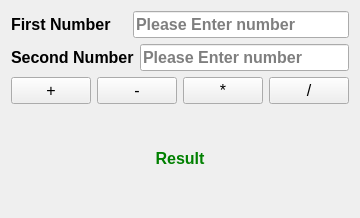
<?xml version="1.0" encoding="UTF-8"?>
<ui version="4.0">
 <class>Form</class>
 <widget class="QWidget" name="Form">
  <property name="geometry">
   <rect>
    <x>0</x>
    <y>0</y>
    <width>355</width>
    <height>218</height>
   </rect>
  </property>
  <property name="windowTitle">
   <string>Form</string>
  </property>
  <layout class="QVBoxLayout" name="verticalLayout">
   <item>
    <layout class="QHBoxLayout" name="horizontalLayout">
     <item>
      <widget class="QLabel" name="label">
       <property name="font">
        <font>
         <pointsize>12</pointsize>
         <bold>true</bold>
        </font>
       </property>
       <property name="text">
        <string>First Number</string>
       </property>
      </widget>
     </item>
     <item>
      <spacer name="horizontalSpacer">
       <property name="orientation">
        <enum>Qt::Horizontal</enum>
       </property>
       <property name="sizeType">
        <enum>QSizePolicy::Fixed</enum>
       </property>
       <property name="sizeHint" stdset="0">
        <size>
         <width>16</width>
         <height>10</height>
        </size>
       </property>
      </spacer>
     </item>
     <item>
      <widget class="QLineEdit" name="lineEdit_first">
       <property name="font">
        <font>
         <pointsize>12</pointsize>
         <bold>true</bold>
        </font>
       </property>
       <property name="placeholderText">
        <string>Please Enter number</string>
       </property>
      </widget>
     </item>
    </layout>
   </item>
   <item>
    <layout class="QHBoxLayout" name="horizontalLayout_2">
     <item>
      <widget class="QLabel" name="label_2">
       <property name="font">
        <font>
         <pointsize>12</pointsize>
         <bold>true</bold>
        </font>
       </property>
       <property name="text">
        <string>Second Number</string>
       </property>
      </widget>
     </item>
     <item>
      <widget class="QLineEdit" name="lineEdit_second">
       <property name="font">
        <font>
         <pointsize>12</pointsize>
         <bold>true</bold>
        </font>
       </property>
       <property name="placeholderText">
        <string>Please Enter number</string>
       </property>
      </widget>
     </item>
    </layout>
   </item>
   <item>
    <layout class="QHBoxLayout" name="horizontalLayout_3">
     <item>
      <widget class="QPushButton" name="button_add">
       <property name="font">
        <font>
         <pointsize>12</pointsize>
        </font>
       </property>
       <property name="text">
        <string>+</string>
       </property>
      </widget>
     </item>
     <item>
      <widget class="QPushButton" name="pushButton_2">
       <property name="font">
        <font>
         <pointsize>12</pointsize>
        </font>
       </property>
       <property name="text">
        <string>-</string>
       </property>
      </widget>
     </item>
     <item>
      <widget class="QPushButton" name="pushButton_3">
       <property name="font">
        <font>
         <pointsize>12</pointsize>
        </font>
       </property>
       <property name="text">
        <string>*</string>
       </property>
      </widget>
     </item>
     <item>
      <widget class="QPushButton" name="pushButton_4">
       <property name="font">
        <font>
         <pointsize>12</pointsize>
        </font>
       </property>
       <property name="text">
        <string>/</string>
       </property>
      </widget>
     </item>
    </layout>
   </item>
   <item>
    <widget class="QLabel" name="label_3">
     <property name="font">
      <font>
       <pointsize>12</pointsize>
       <bold>true</bold>
      </font>
     </property>
     <property name="layoutDirection">
      <enum>Qt::LeftToRight</enum>
     </property>
     <property name="styleSheet">
      <string notr="true">QLabel{
color:green
}
</string>
     </property>
     <property name="text">
      <string>Result</string>
     </property>
     <property name="alignment">
      <set>Qt::AlignCenter</set>
     </property>
    </widget>
   </item>
  </layout>
 </widget>
 <resources/>
 <connections/>
</ui>
